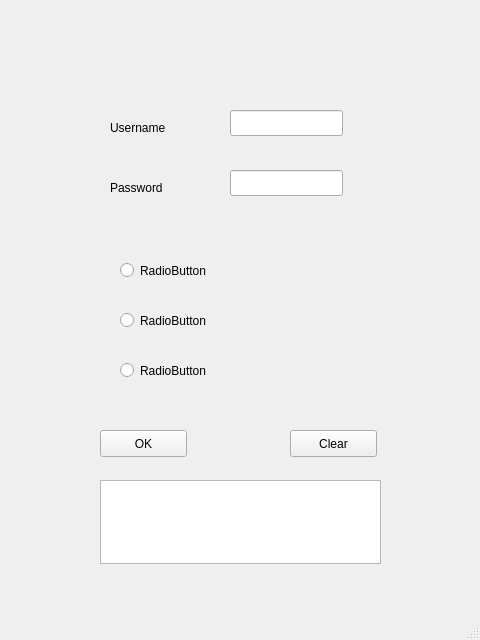
<?xml version="1.0" encoding="UTF-8"?>
<ui version="4.0">
 <class>MainWindow</class>
 <widget class="QMainWindow" name="MainWindow">
  <property name="geometry">
   <rect>
    <x>0</x>
    <y>0</y>
    <width>480</width>
    <height>640</height>
   </rect>
  </property>
  <property name="windowTitle">
   <string>MainWindow</string>
  </property>
  <widget class="QWidget" name="centralwidget">
   <widget class="QLineEdit" name="username">
    <property name="geometry">
     <rect>
      <x>230</x>
      <y>110</y>
      <width>113</width>
      <height>26</height>
     </rect>
    </property>
   </widget>
   <widget class="QLineEdit" name="password">
    <property name="geometry">
     <rect>
      <x>230</x>
      <y>170</y>
      <width>113</width>
      <height>26</height>
     </rect>
    </property>
    <property name="echoMode">
     <enum>QLineEdit::Password</enum>
    </property>
   </widget>
   <widget class="QLabel" name="label">
    <property name="geometry">
     <rect>
      <x>110</x>
      <y>120</y>
      <width>91</width>
      <height>16</height>
     </rect>
    </property>
    <property name="text">
     <string>Username</string>
    </property>
   </widget>
   <widget class="QLabel" name="label_2">
    <property name="geometry">
     <rect>
      <x>110</x>
      <y>180</y>
      <width>71</width>
      <height>16</height>
     </rect>
    </property>
    <property name="text">
     <string>Password</string>
    </property>
   </widget>
   <widget class="QRadioButton" name="radioButton">
    <property name="geometry">
     <rect>
      <x>120</x>
      <y>260</y>
      <width>101</width>
      <height>21</height>
     </rect>
    </property>
    <property name="text">
     <string>RadioButton</string>
    </property>
   </widget>
   <widget class="QRadioButton" name="radioButton_2">
    <property name="geometry">
     <rect>
      <x>120</x>
      <y>310</y>
      <width>101</width>
      <height>21</height>
     </rect>
    </property>
    <property name="text">
     <string>RadioButton</string>
    </property>
   </widget>
   <widget class="QRadioButton" name="radioButton_3">
    <property name="geometry">
     <rect>
      <x>120</x>
      <y>360</y>
      <width>101</width>
      <height>21</height>
     </rect>
    </property>
    <property name="text">
     <string>RadioButton</string>
    </property>
   </widget>
   <widget class="QPushButton" name="ok">
    <property name="geometry">
     <rect>
      <x>100</x>
      <y>430</y>
      <width>87</width>
      <height>27</height>
     </rect>
    </property>
    <property name="text">
     <string>OK</string>
    </property>
   </widget>
   <widget class="QPushButton" name="clear">
    <property name="geometry">
     <rect>
      <x>290</x>
      <y>430</y>
      <width>87</width>
      <height>27</height>
     </rect>
    </property>
    <property name="text">
     <string>Clear</string>
    </property>
   </widget>
   <widget class="QPlainTextEdit" name="message">
    <property name="geometry">
     <rect>
      <x>100</x>
      <y>480</y>
      <width>281</width>
      <height>84</height>
     </rect>
    </property>
   </widget>
  </widget>
  <widget class="QMenuBar" name="menubar">
   <property name="geometry">
    <rect>
     <x>0</x>
     <y>0</y>
     <width>480</width>
     <height>24</height>
    </rect>
   </property>
  </widget>
  <widget class="QStatusBar" name="statusbar"/>
 </widget>
 <resources/>
 <connections/>
</ui>
